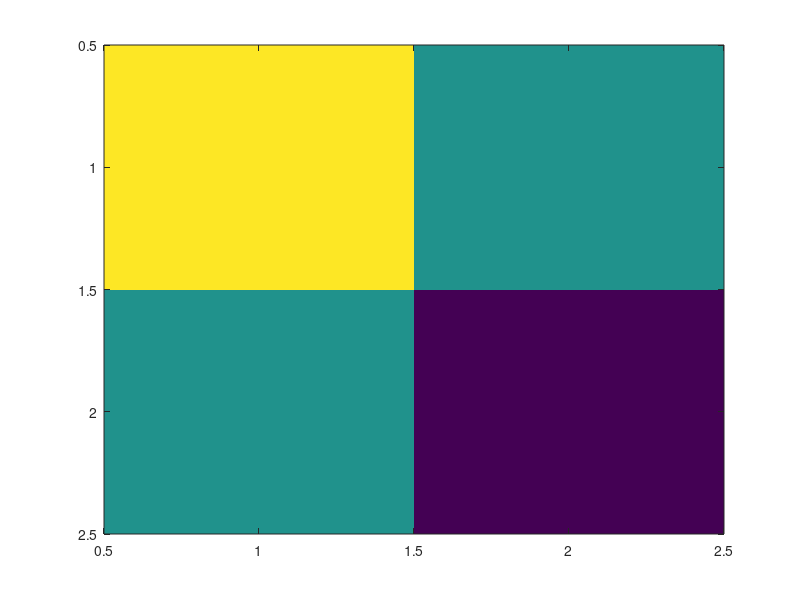

MATLAB code for this plot:
% unit test covariance mat

%% data from different random distributions with added noise
N     = 15;
M     = 1000;

rho_z = 0.9;
var_z = 0.1;

K_zz  = var_z .* toeplitz(rho_z.^[0:N-1]); % Covariance matrix of the noise

x     = randn(N, M);
z     = mvnrnd(zeros(1, N), K_zz, M)';	
y     = x + z;

u = copularnd('Gaussian',-0.8,1000);
u=u';
Xa=1/(M-1)*u*(1/M* eye(M)-ones(M,M))*transpose(u);
imagesc(Xa)


